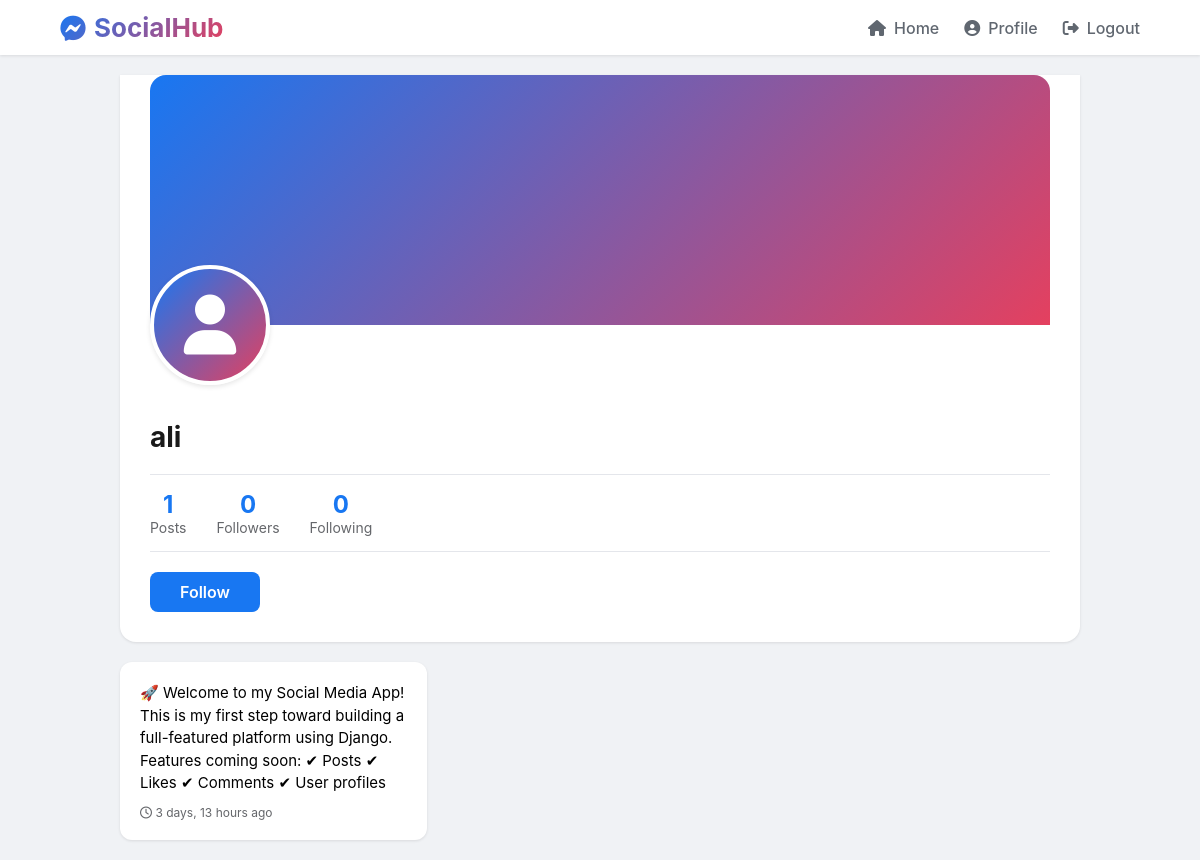
Screenshot of /profile/ali/ with the database file from the repository.
### core/models.py (models this page shows, shortened)
class Post(models.Model):
    user = models.ForeignKey(User, on_delete=models.CASCADE, related_name='posts')
    content = models.TextField(max_length=1000)
    created_at = models.DateTimeField(auto_now_add=True)
    likes = models.ManyToManyField(User, related_name='liked_posts', blank=True)

### core/views.py (the view)
# urls.py: path('profile/<str:username>/', views.profile, name='profile'),
def profile(request, username):
    profile_user = get_object_or_404(User, username=username)
    posts = Post.objects.filter(user=profile_user).order_by('-created_at')
    is_following = False
    if request.user.is_authenticated:
        is_following = Follow.objects.filter(follower=request.user, following=profile_user).exists()
    followers_count = Follow.objects.filter(following=profile_user).count()
    following_count = Follow.objects.filter(follower=profile_user).count()
    context = {
        'profile_user': profile_user,
        'posts': posts,
        'is_following': is_following,
        'followers_count': followers_count,
        'following_count': following_count,
    }
    return render(request, 'core/profile.html', context)

### core/templates/core/profile.html (shortened to what this page needs)
<!DOCTYPE html>
<html lang="en">
<head>
    <link rel="stylesheet" href="https://cdnjs.cloudflare.com/ajax/libs/font-awesome/6.4.0/css/all.min.css">
</head>
<body>
    <nav class="navbar">
        <div class="logo">
            <i class="fab fa-facebook-messenger"></i>
            <span>SocialHub</span>
        </div>
        <div class="nav-links">
            <a href="{% url 'home' %}"><i class="fas fa-home"></i> Home</a>
            <a href="{% url 'profile' user.username %}"><i class="fas fa-user-circle"></i> Profile</a>
            <a href="{% url 'logout' %}"><i class="fas fa-sign-out-alt"></i> Logout</a>
        </div>
    </nav>
    <div class="container">
        <div class="profile-info">
            <div class="profile-cover"></div>
            <div class="profile-avatar-large">
                <div class="avatar-circle">
                    <i class="fas fa-user"></i>
                </div>
            </div>
            <div class="profile-name">
                <h2>{{ profile_user.username }}</h2>
            </div>
            <div class="profile-stats">
                <div class="stat">
                    <div class="stat-number">{{ posts.count }}</div>
                    <div class="stat-label">Posts</div>
                </div>
                <div class="stat">
                    <div class="stat-number">{{ followers_count }}</div>
                    <div class="stat-label">Followers</div>
                </div>
                <div class="stat">
                    <div class="stat-number">{{ following_count }}</div>
                    <div class="stat-label">Following</div>
                </div>
            </div>
            {% if user != profile_user %}
                {% if is_following %}
                    <a href="{% url 'unfollow_user' profile_user.username %}" class="follow-btn unfollow-btn">Unfollow</a>
                {% else %}
                    <a href="{% url 'follow_user' profile_user.username %}" class="follow-btn">Follow</a>
                {% endif %}
            {% endif %}
        </div>
        <div class="posts-grid">
            {% for post in posts %}
            <div class="post-card">
                <div class="post-content">{{ post.content }}</div>
                <div class="post-time"><i class="far fa-clock"></i> {{ post.created_at|timesince }} ago</div>
            </div>
            {% empty %}
            <div class="post-card" style="text-align: center; grid-column: 1/-1;">
                <p>No posts yet.</p>
            </div>
            {% endfor %}
        </div>
    </div>
</body>
</html>

### core/templates/core/profile.html (style rules this page uses)
* { margin: 0; padding: 0; box-sizing: border-box; }
body { font-family: -apple-system, BlinkMacSystemFont, 'Segoe UI', Roboto, Helvetica, Arial, sans-serif; background: #f0f2f5; }
.navbar { background: white; padding: 12px 5%; display: flex; justify-content: space-between; align-items: center; box-shadow: 0 1px 3px rgba(0,0,0,0.1); position: sticky; top: 0; z-index: 1000; }
.logo { display: flex; align-items: center; gap: 8px; font-size: 26px; font-weight: bold; background: linear-gradient(135deg, #1877f2, #e4405f); -webkit-background-clip: text; -webkit-text-fill-color: transparent; }
.nav-links { display: flex; gap: 25px; align-items: center; }
.nav-links a { text-decoration: none; color: #606770; font-weight: 500; display: flex; align-items: center; gap: 8px; }
.container { max-width: 1000px; margin: 0 auto; padding: 20px; }
.profile-cover { background: linear-gradient(135deg, #1877f2, #e4405f); height: 250px; border-radius: 16px 16px 0 0; position: relative; }
.profile-info { background: white; border-radius: 0 0 16px 16px; padding: 0 30px 30px; margin-bottom: 20px; box-shadow: 0 1px 3px rgba(0,0,0,0.1); }
.profile-avatar-large { position: relative; top: -60px; margin-bottom: -40px; }
.avatar-circle { width: 120px; height: 120px; background: linear-gradient(135deg, #1877f2, #e4405f); border-radius: 50%; display: flex; align-items: center; justify-content: center; border: 4px solid white; box-shadow: 0 2px 5px rgba(0,0,0,0.1); }
.avatar-circle i { font-size: 60px; color: white; }
.profile-name { margin-top: 15px; }
.profile-name h2 { font-size: 28px; color: #1a1a1a; }
.profile-stats { display: flex; gap: 30px; margin: 20px 0; padding: 15px 0; border-top: 1px solid #e4e6eb; border-bottom: 1px solid #e4e6eb; }
.stat { text-align: center; }
.stat-number { font-size: 24px; font-weight: bold; color: #1877f2; }
.stat-label { color: #65676b; font-size: 14px; }
.follow-btn { background: #1877f2; color: white; border: none; padding: 10px 30px; border-radius: 8px; font-size: 16px; font-weight: 600; cursor: pointer; text-decoration: none; display: inline-block; }
.posts-grid { display: grid; grid-template-columns: repeat(auto-fill, minmax(300px, 1fr)); gap: 20px; }
.post-card { background: white; border-radius: 12px; padding: 20px; box-shadow: 0 1px 3px rgba(0,0,0,0.1); }
.post-content { font-size: 15px; line-height: 1.5; margin-bottom: 10px; }
.post-time { font-size: 12px; color: #65676b; }

### rows the page displays
Post: content "🚀 Welcome to my Social Media App! This is my first step toward building a full-featured platform using Django. Features coming soon: ✔ Posts ✔ Likes ✔ Comments ✔ User profiles", created_at "3 days, 13 hours"

### other values shown
{{ profile_user.username }} "ali"
{{ posts.count }} "1"
{{ followers_count }} "0"
{{ following_count }} "0"
